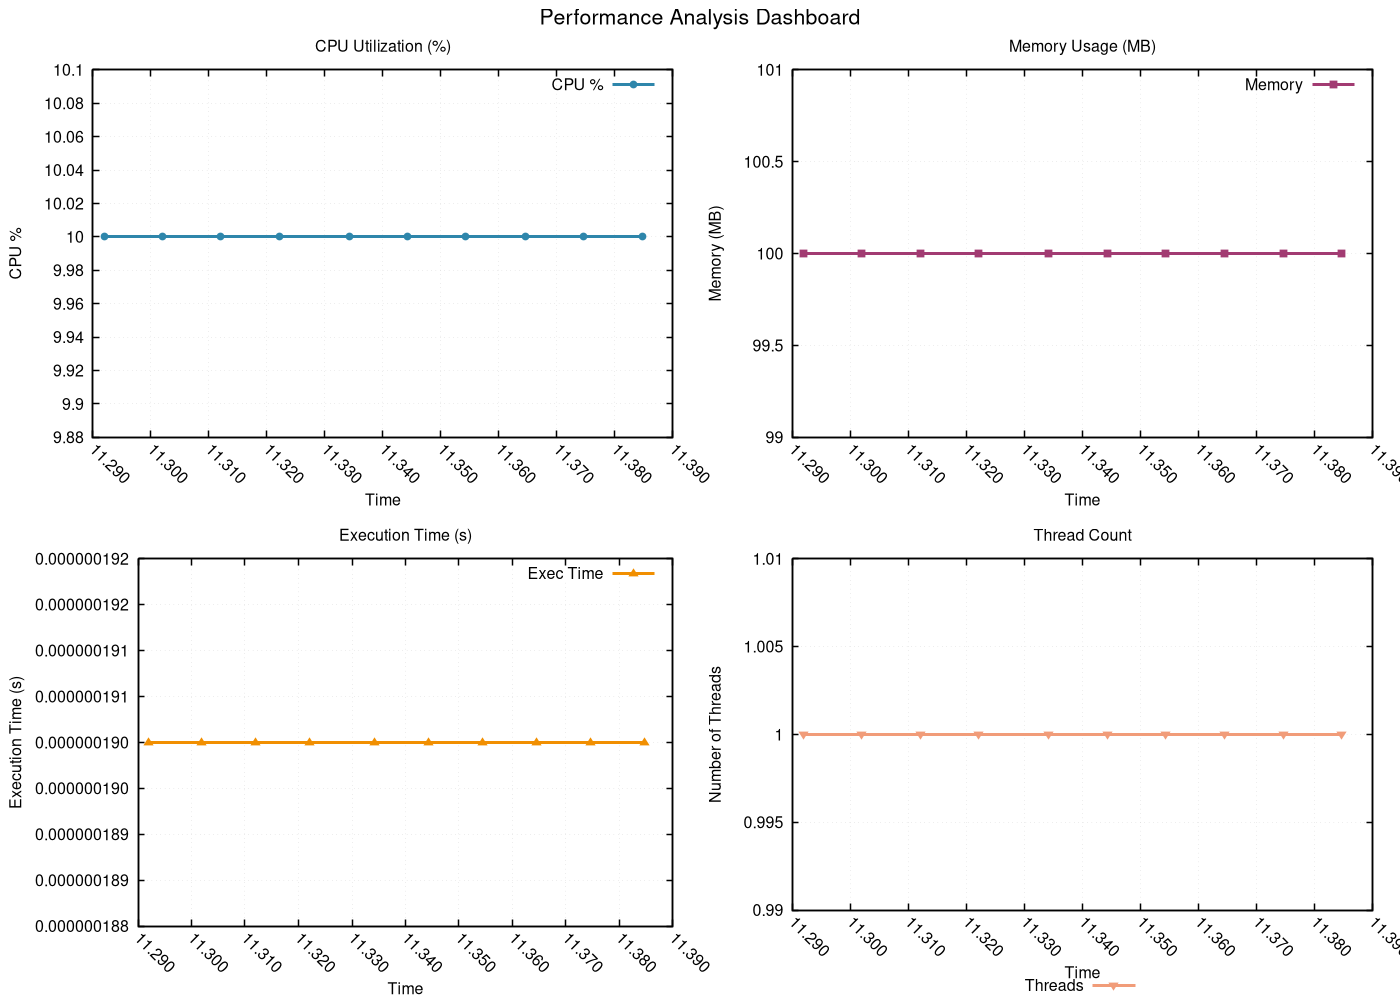

Here is the gnuplot script that generated this plot:
# GNUplot script for performance metrics
set terminal pngcairo enhanced font 'Helvetica,12' size 1400,1000
set output 'png/merge_sort_20260131_225833_performance.png'

set multiplot layout 2,2 title 'Performance Analysis Dashboard' font 'Helvetica,16'
set style line 1 lc rgb '#2E86AB' lt 1 lw 3 pt 7 ps 0.8
set style line 2 lc rgb '#A23B72' lt 1 lw 3 pt 5 ps 0.8
set style line 3 lc rgb '#F18F01' lt 1 lw 3 pt 9 ps 0.8
set style line 4 lc rgb '#F19C79' lt 1 lw 3 pt 11 ps 0.8
set style line 5 lc rgb '#0ABB9F' lt 1 lw 3 pt 13 ps 0.8

set format x "%.3f"
set xtics rotate by -45
set autoscale x

set title 'CPU Utilization (%)'
set xlabel 'Time'
set ylabel 'CPU %'
set grid linestyle 1 lc rgb '#D3D3D3' lt 0 lw 1
set border linewidth 1.5
plot 'png/merge_sort_20260131_225833_performance.dat' using 1:2 with linespoints ls 1 title 'CPU %'
set title 'Memory Usage (MB)'
set xlabel 'Time'
set ylabel 'Memory (MB)'
set grid linestyle 1 lc rgb '#D3D3D3' lt 0 lw 1
set border linewidth 1.5
plot 'png/merge_sort_20260131_225833_performance.dat' using 1:3 with linespoints ls 2 title 'Memory'
set title 'Execution Time (s)'
set xlabel 'Time'
set ylabel 'Execution Time (s)'
set grid linestyle 1 lc rgb '#D3D3D3' lt 0 lw 1
set border linewidth 1.5
plot 'png/merge_sort_20260131_225833_performance.dat' using 1:8 with linespoints ls 3 title 'Exec Time'
set title 'Thread Count'
set xlabel 'Time'
set ylabel 'Number of Threads'
set grid linestyle 1 lc rgb '#D3D3D3' lt 0 lw 1
set border linewidth 1.5
set key outside center bottom horizontal
plot 'png/merge_sort_20260131_225833_performance.dat' using 1:9 with linespoints ls 4 title 'Threads'
unset multiplot
